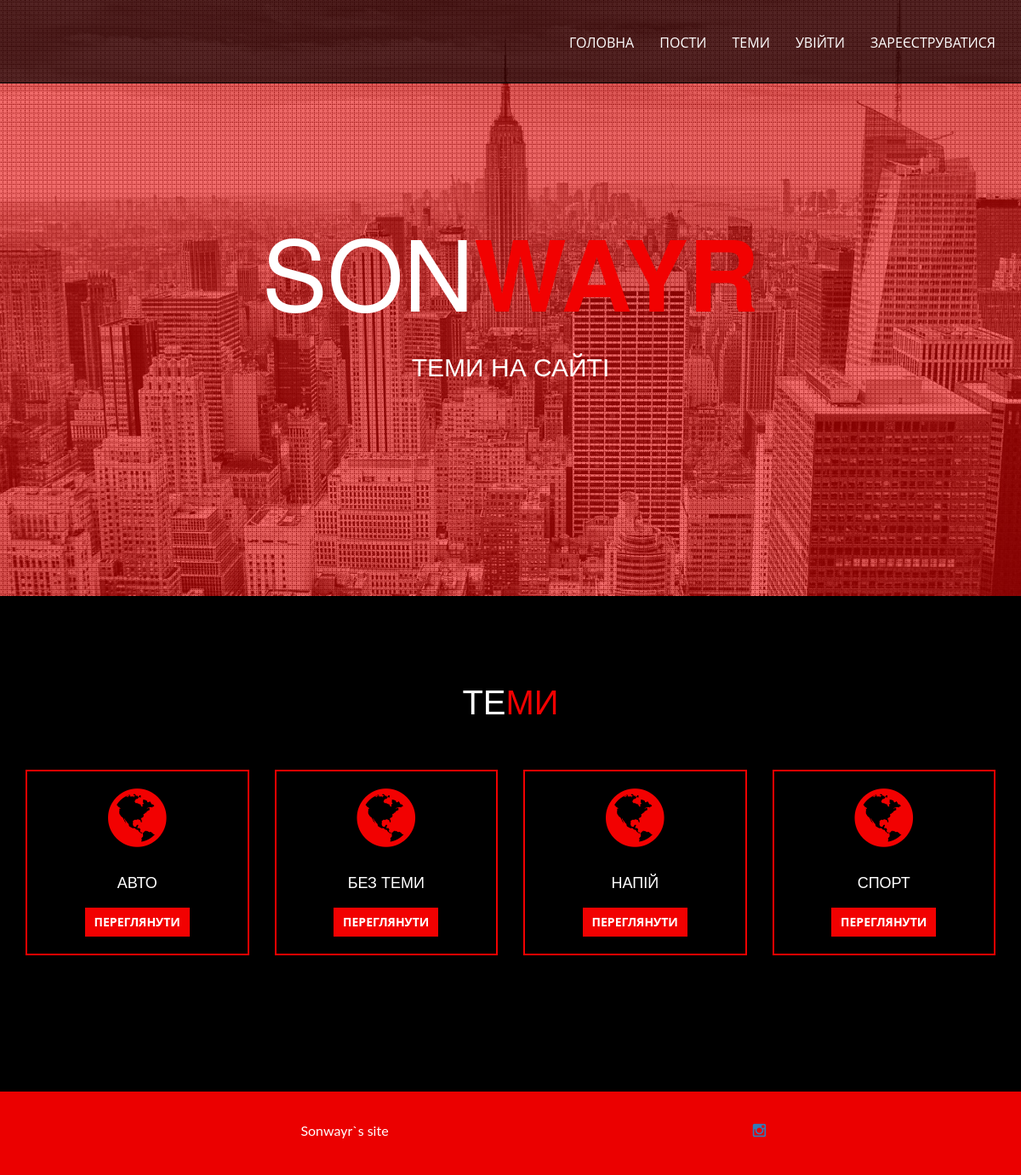
Page /themes/ on the committed database.
### blog/models.py (models this page shows, shortened)
class Theme(models.Model):
    name = models.CharField(max_length=255, unique=True, verbose_name='Назва теми')
    slug = models.SlugField(max_length=255, unique=True, verbose_name='Слаг')
    class Meta:
        verbose_name = 'Тема'
        verbose_name_plural = 'Теми'
        ordering = ['name']
    def get_absolute_url(self):
        return reverse('show_posts_by_theme', kwargs={'theme_slug': self.slug})

### blog/views.py (the view)
# urls.py: path('themes/', views.ShowThemes.as_view(), name='themes'),
class ShowThemes(ListView):
    model = Theme
    template_name = 'blog/show_categories.html'
    paginate_by = 52
    context_object_name = 'themes'
    extra_context = {'title': 'Теми на сайті'}

### blog/templatetags/blog_tags.py (called while the page is built)
@register.inclusion_tag('blog/info_tag.html')
def show_info(title):
    return {'title': title}

@register.inclusion_tag('pagination.html')
def paginate(page_obj):
    return {'page_obj': page_obj}

### blog/templates/blog/show_categories.html (shortened to what this page needs)
{% extends 'base.html' %}
{% load blog_tags %}
{% block main %}
{% show_info title %}
{% endblock %}
{% block content %}
<section id="service">
    <div class="container">
        <div class="row">
            <div class="col-md-12  wow bounce">
                <div class="section-heading text-center text-uppercase  wow bounceInUp">
                    <h2>ТЕ<span>МИ</span></h2>
                </div>
            </div>
        </div>
    </div>
    {% if themes %}
    <div class="container">
        <div class="row">
            {% for theme in themes %}
            <div class="col-sm-6 col-md-3  wow bounceIn">
                <div class="single-item text-center">
                    <i class="fa fa-globe"></i>
                    <h4 class="text-uppercase">{{ theme.name }}</h4>
                    <a href="{{theme.get_absolute_url}}" class="btn btn-red text-uppercase">Переглянути</a>
                </div>
            </div>
            {% endfor %}
        </div>
    </div>
    {% endif %}
</section>
{% endblock %}

### blog/static/blog/css/style.css (style rules this page uses)
h1, h2, h3, h4, h5, h6 { margin: 0 0 15px; font-weight: 700; font-family: 'Open Sans', sans-serif; }
html, body { height: 100% }
a { color: #fff; font-family: 'Open Sans', sans-serif; }
#service { padding: 80px 0 160px; background-color: #000; color: #fff; }
.section-heading h2 { font-size: 40px; font-weight: normal; color: #fff; }
.section-heading span { color: #f20101; }
.single-item { border: 2px solid #f20101; margin-top: 50px; transition: all 0.6s; overflow: hidden; }
.single-item i { font-size: 80px; color: #f20101; padding: 15px; }
.single-item h4 { padding-bottom: 10px; }
.single-item a.btn-red { margin-bottom: 20px; padding: 6px 10px; background-color: #f20101; border-radius: 0; font-weight: 700; color: #fff; }

### rows in the picture
Theme: name "АВТО"
Theme: name "БЕЗ ТЕМИ"
Theme: name "НАПІЙ"
Theme: name "СПОРТ"

### other values in the picture
{{ title }} "ТЕМИ НА САЙТІ"
